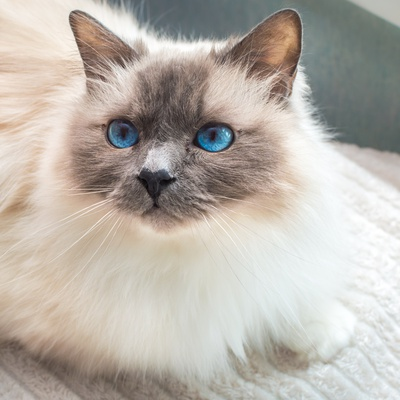
#> input picture odev_1-histogram/img.jpg, 400 x 400 px, given in place of the camera
$ python main.py
#> lines starting #> are read from the running program, lines starting #| are printed output that depends on the picture; after the words box and inside, x2 and y2 are one past the last pixel; in counts of white or black regions, pixels touching at a corner belong together
import cv2
import numpy as np

cap = cv2.VideoCapture(0)

def mask_process(frame):
    frame_hsv = cv2.cvtColor(src=frame, code=cv2.COLOR_BGR2HSV)

    # kırmızı rengi için alt ve üst sınırları alıyoruz
    lower_red = np.array([0, 100, 100])
    upper_red = np.array([10, 255, 255])

    mask = cv2.inRange(src=frame_hsv, lowerb=lower_red, upperb=upper_red)

    res = cv2.bitwise_and(src1=frame, src2=frame, mask=mask)

    return mask,res

while True:
    _,frame = cap.read()
#> frame is the input picture: shape (400, 400, 3); mean B, G, R 170.1, 178.2, 184.9
    frame = cv2.flip(src=frame, flipCode=1)
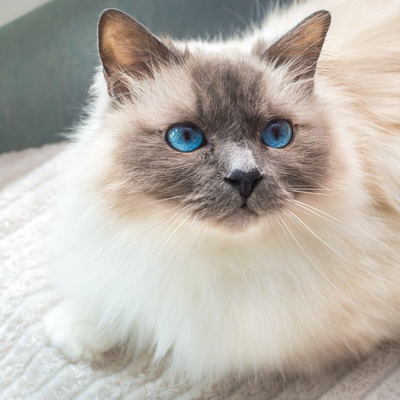
#> frame: shape (400, 400, 3); mean B, G, R 170.1, 178.2, 184.9

    mask, res = mask_process(frame)
#> in mask_process, `frame_hsv = cv2.cvtColor(src=frame, code=cv2.COLOR_BGR2HSV)`: frame_hsv: shape (400, 400, 3); mean H, S, V 38.3, 29.6, 187.7
#> in mask_process, `mask = cv2.inRange(src=frame_hsv, lowerb=lower_red, upperb=upper_red)`:
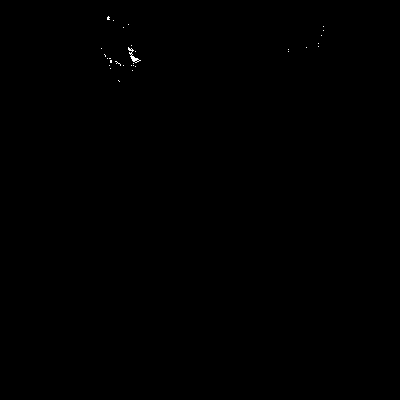
#> mask: shape (400, 400); 0.07% white in thin lines or dots, all inside (x1, y1, x2, y2) = (101, 16, 324, 82)

    cv2.imshow("frame", frame)
    cv2.imshow("mask", mask)
    cv2.imshow("result", res)

    # Bekleme ve kapatma işlemleri
    if cv2.waitKey(1) and 0xFF == ord("q"):
#> (key q is pressed here)
        break

cv2.destroyAllWindows()
